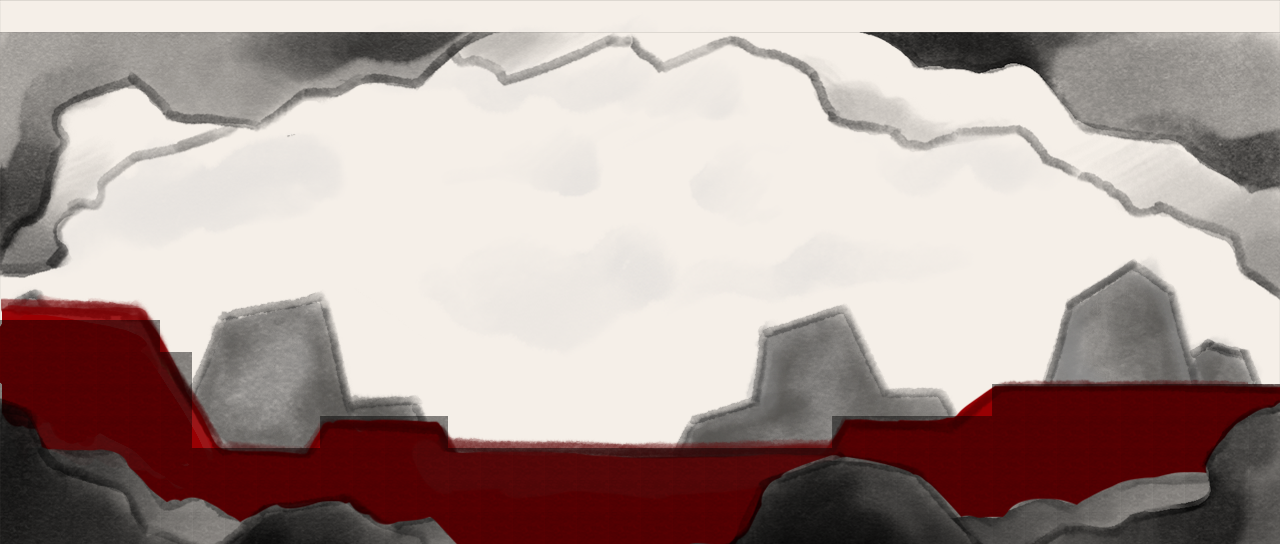

A level layout from a 2D game, rendered from its tile map. Below: a short description, then the map file with tile-grid data replaced by summaries:
An orthogonal 40x17 tile map with 32x32 px tiles, 7 tile layers (Calque de Tuiles 1, Calque de Tuiles 5, Calque de Tuiles 3, Calque de Tuiles 8, ...), 1 hidden layer not drawn, 7 tilesets.

<map version="1.9" tiledversion="1.9.2" orientation="orthogonal" renderorder="right-down" width="40" height="17" tilewidth="32" tileheight="32" infinite="0" nextlayerid="9" nextobjectid="1">
 <tileset firstgid="1" name="Hub_plan_7" tilewidth="32" tileheight="32" tilecount="640" columns="40">
  <image source="../Hub_plan_7.png" width="1280" height="534" />
 </tileset>
 <tileset firstgid="641" name="Hub_plan_3" tilewidth="32" tileheight="32" tilecount="640" columns="40">
  <image source="../Hub_plan_3.png" width="1280" height="534" />
 </tileset>
 <tileset firstgid="1281" name="Hub_plan_4" tilewidth="32" tileheight="32" tilecount="640" columns="40">
  <image source="../Hub_plan_4.png" width="1280" height="534" />
 </tileset>
 <tileset firstgid="1921" name="Hub_plan_2" tilewidth="32" tileheight="32" tilecount="640" columns="40">
  <image source="../Hub_plan_2.png" width="1280" height="534" />
 </tileset>
 <tileset firstgid="2561" name="Hub_plan_5" tilewidth="32" tileheight="32" tilecount="640" columns="40">
  <image source="../Hub_plan_5.png" width="1280" height="534" />
 </tileset>
 <tileset firstgid="3201" name="Hub_plan_1" tilewidth="32" tileheight="32" tilecount="640" columns="40">
  <image source="../Hub_plan_1.png" width="1280" height="534" />
 </tileset>
 <tileset firstgid="3841" name="Hub_plan_33" tilewidth="32" tileheight="32" tilecount="640" columns="40">
  <image source="../Hub_plan_33.png" width="1280" height="534" />
 </tileset>
 <layer id="1" name="Calque de Tuiles 1" width="40" height="17">
  <data>[680 cells, 680 non-empty, 640 distinct tile ids]</data>
 </layer>
 <layer id="5" name="Calque de Tuiles 5" width="40" height="17">
  <data>[680 cells, 640 non-empty, 640 distinct tile ids]</data>
 </layer>
 <layer id="3" name="Calque de Tuiles 3" width="40" height="17">
  <data>[680 cells, 360 non-empty, 360 distinct tile ids]</data>
 </layer>
 <layer id="2" name="Calque de Tuiles 2" width="40" height="17" visible="0">
  <data>[680 cells, 320 non-empty, 320 distinct tile ids]</data>
 </layer>
 <layer id="8" name="Calque de Tuiles 8" width="40" height="17">
  <data>[680 cells, 313 non-empty, 313 distinct tile ids]</data>
 </layer>
 <layer id="4" name="Calque de Tuiles 4" width="40" height="17">
  <data>[680 cells, 640 non-empty, 640 distinct tile ids]</data>
 </layer>
 <layer id="6" name="Calque de Tuiles 6" width="40" height="17">
  <data>[680 cells, 124 non-empty, 124 distinct tile ids]</data>
 </layer>
 <layer id="7" name="invisible" width="40" height="17" opacity="0.6">
  <data>[680 cells, 170 non-empty, 1 distinct tile ids]</data>
 </layer>
</map>
